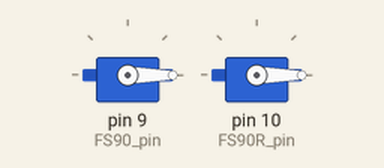
Recording of a sketch running on a simulated Arduino Uno, built with avr-gcc and run on an emulated ATmega328P. On the bench: 2 × servo.

Above: at 0.05 s.
At 3.0 s:
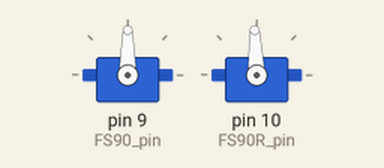
At 6.0 s:
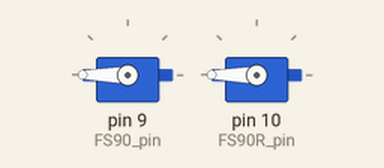
Timing chart, 0 to 7.8 s (numbered marks = the images above):
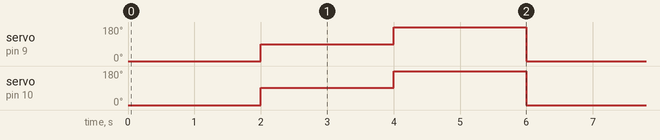

The sketch:

exercice_2.ino
```cpp
#include <Servo.h>

Servo FS90;
Servo FS90R;

byte FS90_pin=9;
byte FS90R_pin=10;

void setup() {
  FS90.attach(FS90_pin,544,2400);
  FS90R.attach(FS90R_pin,544,2400);
}

void loop() {
   FS90.write(0);
   FS90R.write(0);
   delay(2000);

   FS90.write(90);
   FS90R.write(92);
   delay(2000);

   FS90.write(180);
   FS90R.write(180);
   delay(2000);

}
```

Measured:
- by itself, servo on pin 9 (FS90_pin): repeats every 6.0 s: 180° 2.0 s, 0° 2.0 s, 90° 2.0 s
- by itself, servo on pin 10 (FS90R_pin): repeats every 6.0 s: 180° 2.0 s, 0° 2.0 s, 92° 2.0 s
